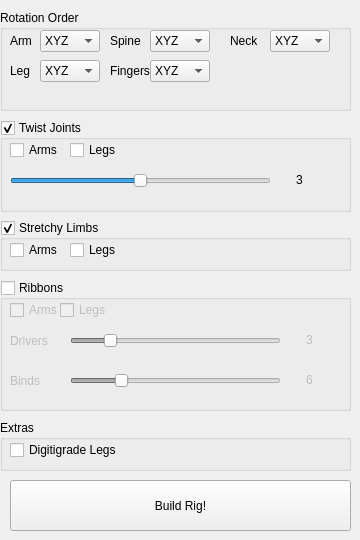
     <widget class="QWidget" name="tab_2">
      <attribute name="title">
       <string>Rig Options</string>
      </attribute>
      <widget class="QPushButton" name="buildRigButton">
       <property name="geometry">
        <rect>
         <x>10</x>
         <y>480</y>
         <width>341</width>
         <height>51</height>
        </rect>
       </property>
       <property name="cursor">
        <cursorShape>PointingHandCursor</cursorShape>
       </property>
       <property name="text">
        <string>Build Rig!</string>
       </property>
      </widget>
      <widget class="QGroupBox" name="StretchyLimbs_Grpbox">
       <property name="geometry">
        <rect>
         <x>0</x>
         <y>220</y>
         <width>351</width>
         <height>51</height>
        </rect>
       </property>
       <property name="title">
        <string>Stretchy Limbs</string>
       </property>
       <property name="checkable">
        <bool>true</bool>
       </property>
       <widget class="QCheckBox" name="StretchyLimbs_arms_checkBttn">
        <property name="geometry">
         <rect>
          <x>10</x>
          <y>20</y>
          <width>51</width>
          <height>20</height>
         </rect>
        </property>
        <property name="text">
         <string>Arms</string>
        </property>
        <property name="checkable">
         <bool>true</bool>
        </property>
        <property name="checked">
         <bool>false</bool>
        </property>
       </widget>
       <widget class="QCheckBox" name="StretchyLimbs_legs_checkBttn">
        <property name="geometry">
         <rect>
          <x>70</x>
          <y>20</y>
          <width>51</width>
          <height>20</height>
         </rect>
        </property>
        <property name="text">
         <string>Legs</string>
        </property>
        <property name="checkable">
         <bool>true</bool>
        </property>
        <property name="checked">
         <bool>false</bool>
        </property>
       </widget>
      </widget>
      <widget class="QGroupBox" name="ribbons_Grpbox">
       <property name="enabled">
        <bool>true</bool>
       </property>
       <property name="geometry">
        <rect>
         <x>0</x>
         <y>280</y>
         <width>351</width>
         <height>131</height>
        </rect>
       </property>
       <property name="title">
        <string>Ribbons</string>
       </property>
       <property name="checkable">
        <bool>true</bool>
       </property>
       <property name="checked">
        <bool>false</bool>
       </property>
       <widget class="QCheckBox" name="ArmsRibbon_CheckBttn">
        <property name="geometry">
         <rect>
          <x>10</x>
          <y>20</y>
          <width>51</width>
          <height>20</height>
         </rect>
        </property>
        <property name="text">
         <string>Arms</string>
        </property>
        <property name="checkable">
         <bool>true</bool>
        </property>
       </widget>
       <widget class="QCheckBox" name="LegsRibbon_CheckBttn">
        <property name="geometry">
         <rect>
          <x>60</x>
          <y>20</y>
          <width>51</width>
          <height>20</height>
         </rect>
        </property>
        <property name="text">
         <string>Legs</string>
        </property>
        <property name="checkable">
         <bool>true</bool>
        </property>
       </widget>
       <widget class="QLabel" name="ribbonDrivers_Number">
        <property name="geometry">
         <rect>
          <x>290</x>
          <y>50</y>
          <width>41</width>
          <height>20</height>
         </rect>
        </property>
        <property name="layoutDirection">
         <enum>Qt::LeftToRight</enum>
        </property>
        <property name="text">
         <string>3</string>
        </property>
        <property name="textFormat">
         <enum>Qt::AutoText</enum>
        </property>
        <property name="indent">
         <number>16</number>
        </property>
       </widget>
       <widget class="QSlider" name="ribbonDrivers_Slider">
        <property name="geometry">
         <rect>
          <x>70</x>
          <y>50</y>
          <width>211</width>
          <height>22</height>
         </rect>
        </property>
        <property name="minimum">
         <number>2</number>
        </property>
        <property name="maximum">
         <number>8</number>
        </property>
        <property name="singleStep">
         <number>2</number>
        </property>
        <property name="value">
         <number>3</number>
        </property>
        <property name="orientation">
         <enum>Qt::Horizontal</enum>
        </property>
       </widget>
       <widget class="QLabel" name="ribbonBinds_Number">
        <property name="geometry">
         <rect>
          <x>290</x>
          <y>90</y>
          <width>41</width>
          <height>20</height>
         </rect>
        </property>
        <property name="layoutDirection">
         <enum>Qt::LeftToRight</enum>
        </property>
        <property name="text">
         <string>6</string>
        </property>
        <property name="textFormat">
         <enum>Qt::AutoText</enum>
        </property>
        <property name="indent">
         <number>16</number>
        </property>
       </widget>
       <widget class="QSlider" name="ribbonBinds_Slider">
        <property name="geometry">
         <rect>
          <x>70</x>
          <y>90</y>
          <width>211</width>
          <height>22</height>
         </rect>
        </property>
        <property name="minimum">
         <number>2</number>
        </property>
        <property name="maximum">
         <number>20</number>
        </property>
        <property name="singleStep">
         <number>2</number>
        </property>
        <property name="value">
         <number>6</number>
        </property>
        <property name="orientation">
         <enum>Qt::Horizontal</enum>
        </property>
       </widget>
       <widget class="QLabel" name="label_6">
        <property name="geometry">
         <rect>
          <x>10</x>
          <y>50</y>
          <width>51</width>
          <height>21</height>
         </rect>
        </property>
        <property name="text">
         <string>Drivers</string>
        </property>
       </widget>
       <widget class="QLabel" name="label_7">
        <property name="geometry">
         <rect>
          <x>10</x>
          <y>90</y>
          <width>51</width>
          <height>21</height>
         </rect>
        </property>
        <property name="text">
         <string>Binds</string>
        </property>
       </widget>
      </widget>
      <widget class="QGroupBox" name="groupBox_11">
       <property name="geometry">
        <rect>
         <x>0</x>
         <y>10</y>
         <width>351</width>
         <height>101</height>
        </rect>
       </property>
       <property name="title">
        <string>Rotation Order</string>
       </property>
       <widget class="QLabel" name="label_4">
        <property name="geometry">
         <rect>
          <x>10</x>
          <y>20</y>
          <width>51</width>
          <height>21</height>
         </rect>
        </property>
        <property name="text">
         <string>Arm</string>
        </property>
       </widget>
       <widget class="QLabel" name="label_5">
        <property name="geometry">
         <rect>
          <x>10</x>
          <y>50</y>
          <width>51</width>
          <height>21</height>
         </rect>
        </property>
        <property name="text">
         <string>Leg</string>
        </property>
       </widget>
       <widget class="QComboBox" name="spineRotationOrder_comboBox">
        <property name="geometry">
         <rect>
          <x>150</x>
          <y>20</y>
          <width>60</width>
          <height>22</height>
         </rect>
        </property>
        <item>
         <property name="text">
          <string>XYZ</string>
         </property>
        </item>
        <item>
         <property name="text">
          <string>YZX</string>
         </property>
        </item>
        <item>
         <property name="text">
          <string>ZXY</string>
         </property>
        </item>
        <item>
         <property name="text">
          <string>XZY</string>
         </property>
        </item>
        <item>
         <property name="text">
          <string>YXZ</string>
         </property>
        </item>
        <item>
         <property name="text">
          <string>ZYX</string>
         </property>
        </item>
       </widget>
       <widget class="QLabel" name="label_8">
        <property name="geometry">
         <rect>
          <x>110</x>
          <y>20</y>
          <width>51</width>
          <height>21</height>
         </rect>
        </property>
        <property name="text">
         <string>Spine</string>
        </property>
       </widget>
       <widget class="QLabel" name="label_9">
        <property name="geometry">
         <rect>
          <x>110</x>
          <y>50</y>
          <width>51</width>
          <height>21</height>
         </rect>
        </property>
        <property name="text">
         <string>Fingers</string>
        </property>
       </widget>
       <widget class="QLabel" name="label_10">
        <property name="geometry">
         <rect>
          <x>230</x>
          <y>20</y>
          <width>51</width>
          <height>21</height>
         </rect>
        </property>
        <property name="text">
         <string>Neck</string>
        </property>
       </widget>
       <widget class="QComboBox" name="armRotationOrder_comboBox">
        <property name="geometry">
         <rect>
          <x>40</x>
          <y>20</y>
          <width>60</width>
          <height>22</height>
         </rect>
        </property>
        <item>
         <property name="text">
          <string>XYZ</string>
         </property>
        </item>
        <item>
         <property name="text">
          <string>YZX</string>
         </property>
        </item>
        <item>
         <property name="text">
          <string>ZXY</string>
         </property>
        </item>
        <item>
         <property name="text">
          <string>XZY</string>
         </property>
        </item>
        <item>
         <property name="text">
          <string>YXZ</string>
         </property>
        </item>
        <item>
         <property name="text">
          <string>ZYX</string>
         </property>
        </item>
       </widget>
       <widget class="QComboBox" name="legRotationOrder_comboBox">
        <property name="geometry">
         <rect>
          <x>40</x>
          <y>50</y>
          <width>60</width>
          <height>22</height>
         </rect>
        </property>
        <item>
         <property name="text">
          <string>XYZ</string>
         </property>
        </item>
        <item>
         <property name="text">
          <string>YZX</string>
         </property>
        </item>
        <item>
         <property name="text">
          <string>ZXY</string>
         </property>
        </item>
        <item>
         <property name="text">
          <string>XZY</string>
         </property>
        </item>
        <item>
         <property name="text">
          <string>YXZ</string>
         </property>
        </item>
        <item>
         <property name="text">
          <string>ZYX</string>
         </property>
        </item>
       </widget>
       <widget class="QComboBox" name="fingersRotationOrder_comboBox">
        <property name="geometry">
         <rect>
          <x>150</x>
          <y>50</y>
          <width>60</width>
          <height>22</height>
         </rect>
        </property>
        <item>
         <property name="text">
          <string>XYZ</string>
         </property>
        </item>
        <item>
         <property name="text">
          <string>YZX</string>
         </property>
        </item>
        <item>
         <property name="text">
          <string>ZXY</string>
         </property>
        </item>
        <item>
         <property name="text">
          <string>XZY</string>
         </property>
        </item>
        <item>
         <property name="text">
          <string>YXZ</string>
         </property>
        </item>
        <item>
         <property name="text">
          <string>ZYX</string>
         </property>
        </item>
       </widget>
       <widget class="QComboBox" name="neckRotationOrder_comboBox">
        <property name="geometry">
         <rect>
          <x>270</x>
          <y>20</y>
          <width>60</width>
          <height>22</height>
         </rect>
        </property>
        <item>
         <property name="text">
          <string>XYZ</string>
         </property>
        </item>
        <item>
         <property name="text">
          <string>YZX</string>
         </property>
        </item>
        <item>
         <property name="text">
          <string>ZXY</string>
         </property>
        </item>
        <item>
         <property name="text">
          <string>XZY</string>
         </property>
        </item>
        <item>
         <property name="text">
          <string>YXZ</string>
         </property>
        </item>
        <item>
         <property name="text">
          <string>ZYX</string>
         </property>
        </item>
       </widget>
      </widget>
      <widget class="QGroupBox" name="TwistJoints_Grpbox">
       <property name="geometry">
        <rect>
         <x>0</x>
         <y>120</y>
         <width>351</width>
         <height>92</height>
        </rect>
       </property>
       <property name="title">
        <string>Twist Joints</string>
       </property>
       <property name="checkable">
        <bool>true</bool>
       </property>
       <widget class="QCheckBox" name="twistJoints_arm_checkbtn">
        <property name="geometry">
         <rect>
          <x>10</x>
          <y>20</y>
          <width>51</width>
          <height>20</height>
         </rect>
        </property>
        <property name="text">
         <string>Arms</string>
        </property>
       </widget>
       <widget class="QCheckBox" name="twistJoints_legs_checkbtn">
        <property name="geometry">
         <rect>
          <x>70</x>
          <y>20</y>
          <width>51</width>
          <height>20</height>
         </rect>
        </property>
        <property name="text">
         <string>Legs</string>
        </property>
       </widget>
       <widget class="QSlider" name="twistJoint_Slider">
        <property name="geometry">
         <rect>
          <x>10</x>
          <y>50</y>
          <width>261</width>
          <height>22</height>
         </rect>
        </property>
        <property name="minimum">
         <number>1</number>
        </property>
        <property name="maximum">
         <number>5</number>
        </property>
        <property name="singleStep">
         <number>2</number>
        </property>
        <property name="value">
         <number>3</number>
        </property>
        <property name="orientation">
         <enum>Qt::Horizontal</enum>
        </property>
       </widget>
       <widget class="QLabel" name="TwistJoint_Number">
        <property name="geometry">
         <rect>
          <x>280</x>
          <y>50</y>
          <width>41</width>
          <height>20</height>
         </rect>
        </property>
        <property name="layoutDirection">
         <enum>Qt::LeftToRight</enum>
        </property>
        <property name="text">
         <string>3</string>
        </property>
        <property name="textFormat">
         <enum>Qt::AutoText</enum>
        </property>
        <property name="indent">
         <number>16</number>
        </property>
       </widget>
      </widget>
      <widget class="QGroupBox" name="StretchyLimbs_Grpbox_2">
       <property name="geometry">
        <rect>
         <x>0</x>
         <y>420</y>
         <width>351</width>
         <height>51</height>
        </rect>
       </property>
       <property name="title">
        <string>Extras</string>
       </property>
       <property name="checkable">
        <bool>false</bool>
       </property>
       <widget class="QCheckBox" name="DigiGradeLegs_btn_2">
        <property name="geometry">
         <rect>
          <x>10</x>
          <y>20</y>
          <width>111</width>
          <height>20</height>
         </rect>
        </property>
        <property name="text">
         <string>Digitigrade Legs</string>
        </property>
        <property name="checkable">
         <bool>true</bool>
        </property>
        <property name="checked">
         <bool>false</bool>
        </property>
       </widget>
      </widget>
     </widget>
